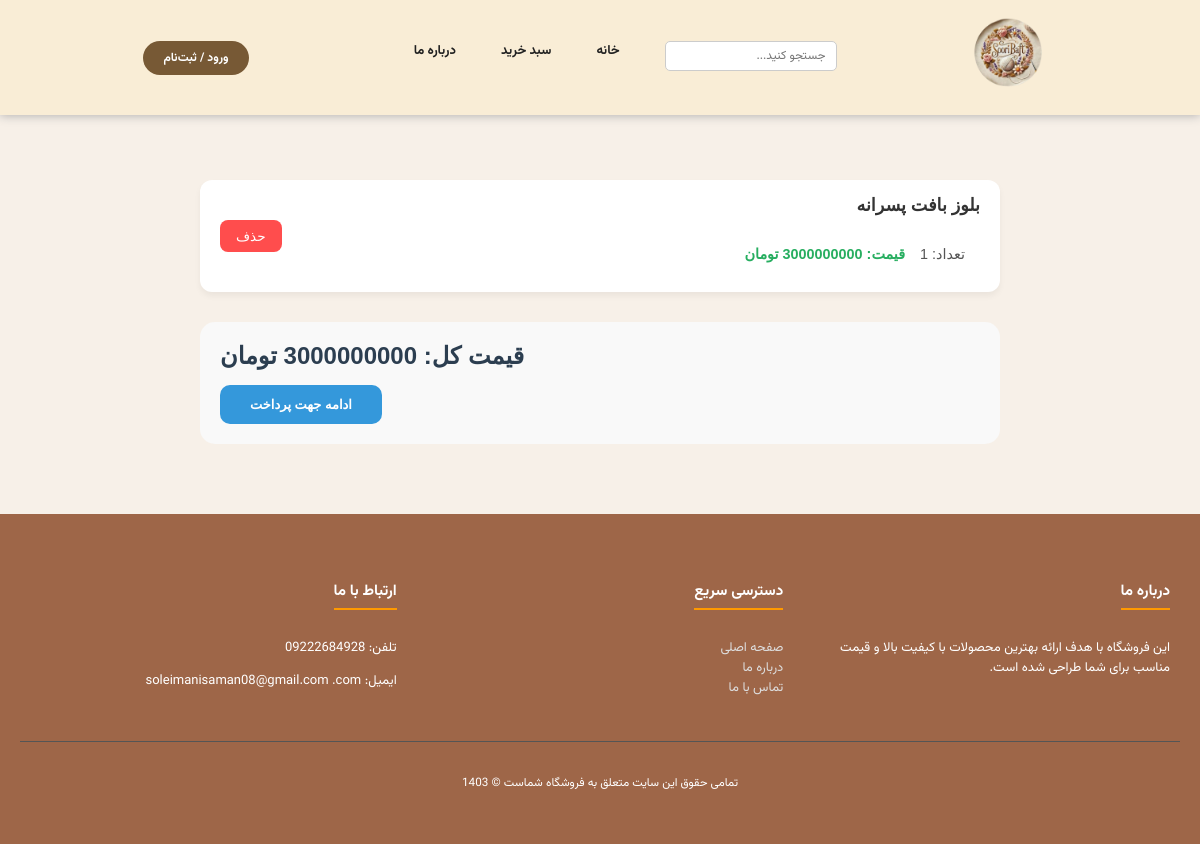
/user/cart (signed in), run on an earlier commit of the app's database.
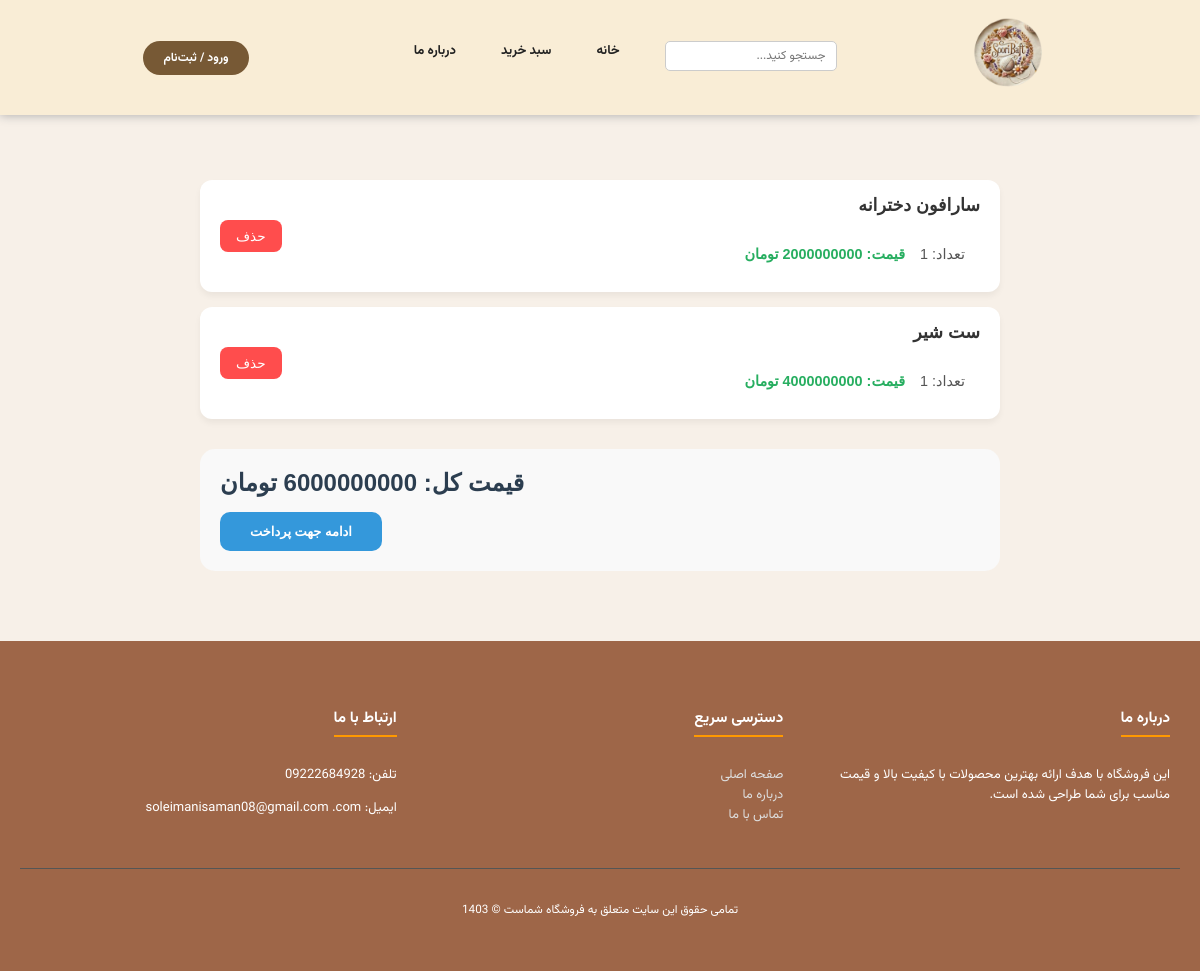
And on a later commit of the database.
### models/cart_item.py (models this page shows)
class CartItem(db.Model):
    __tablename__ = "cart_items"
    id = Column(Integer, primary_key=True)
    cart_id = Column(Integer, ForeignKey('carts.id'), nullable=False)
    product_id = Column(Integer, ForeignKey('products.id'), nullable=False)
    price=Column(Integer)
    quantity =Column(Integer)
    product = db.relationship("Product", backref=backref("cart_items",lazy="dynamic"))
    cart = db.relationship("Cart", backref=backref("cart_items",lazy="dynamic"))

### models/product.py (models this page shows)
class Product(db.Model):
    __tablename__ = "products"
    id = Column(Integer, primary_key=True)
    name = Column(String, unique=True, nullable=False, index=True)
    price = Column(Integer, nullable=False, index=True)
    description = Column(String, nullable=False, index=True)
    active = Column(Integer, nullable=False, index=True)
    category_id = Column(
        Integer,
        ForeignKey("categories.id"),
        nullable=True
    )
    category = db.relationship(
        "Category",
        back_populates="products"
    )

### blueprints/user.py (the view)
@app.route('/user/cart', methods=['GET'])
@login_required
def cart():
    cart = current_user.carts.filter(
        Cart.status == "pending"
    ).first()
    return render_template("user/cart.html", cart=cart)

### app.py (called while the page is built)
@login_manager.user_loader
def load_user(user_id):
    return User.query.get(int(user_id))

### models/cart.py (called while the page is built)
    def total_price(self):
        total=0
        for item in self.cart_items:
            t = item.price * item.quantity
            total +=t
        return total

### templates/user/cart.html (shortened to what this page needs)
{% extends "base.html" %}
{% block body %}
<header>
    <nav>
            <section class="logo">
                <img src="{{ url_for('static', filename='image/logo.png') }}" alt="sooribaaft">
            </section>
        <ul class="nav-links">
            <li class="search-container">
                <form action="/" method="GET">
                    <input type="text" name="search" placeholder="جستجو کنید..." class="search-input">
                </form>
            </li>
            <li><a href="/">خانه</a></li>
            <li><a href="/user/cart">سبد خرید</a></li>
            <li><a href="/about">درباره ما</a></li>
             <li class="auth-item">
            <a href="/user/login" class="auth-btn">ورود / ثبت‌نام</a>
        </li>
        </ul>
    </nav>
</header>
<div class="cart-container">
    {% if cart != None and cart.cart_items|list|length > 0 %}
        {% for cart in current_user.carts | selectattr('status', 'equalto', 'pending') %}
            <div class="cart-wrapper">
                {% for cart_item in cart.cart_items %}
                    <div class="cart-item">
                        <div class="item-details">
                            <span class="product-name">{{ cart_item.product.name }}</span>
                            <span class="product-info">
                                <span class="quantity">تعداد: {{ cart_item.quantity }}</span>
                                <span class="price">قیمت: {{ cart_item.product.price }} تومان</span>
                            </span>
                        </div>
                        <form class="remove-form" action="/remove_from_cart" method="get">
                            <input type="submit" class="btn-remove" value="حذف">
                        </form>
                    </div>
                {% endfor %}
            </div>
        {% endfor %}
        <div class="cart-summary">
            <b class="total-price">قیمت کل: {{cart.total_price()}} تومان</b>
            <div class="actions">
                <a href="/payment" class="btn-checkout">ادامه جهت پرداخت</a>
            </div>
        </div>
    {% else %}
        <div class="empty-cart">
            <p>سبد خرید خالی است ..</p>
        </div>
    {% endif %}
</div>
<footer class="site-footer">
    <div class="footer-container">
        <div class="footer-column">
            <h3>درباره ما</h3>
            <p>این فروشگاه با هدف ارائه بهترین محصولات با کیفیت بالا و قیمت مناسب برای شما طراحی شده است.</p>
        </div>
        <div class="footer-column">
            <h3>دسترسی سریع</h3>
            <ul>
                <li><a href="/">صفحه اصلی</a></li>
                <li><a href="/about">درباره ما</a></li>
                <li><a href="/contact">تماس با ما</a></li>
            </ul>
        </div>
        <div class="footer-column">
            <h3>ارتباط با ما</h3>
            <p>تلفن: 09222684928</p>
            <p>ایمیل: soleimanisaman08@gmail.com
.com</p>
        </div>
    </div>
    <div class="footer-bottom">
        <p>تمامی حقوق این سایت متعلق به فروشگاه شماست &copy; 1403</p>
    </div>
</footer>
{% endblock %}

### templates/base.html (shortened to what this page needs)
<!doctype html>
<html lang="fa" dir="rtl">
<head>
    <link rel="stylesheet" href="https://cdn.jsdelivr.net/npm/swiper@11/swiper-bundle.min.css" />
    <link rel="stylesheet" href="{{ url_for('static', filename='css/index.css') }}">
</head>
<body>
    {% block body %}{% endblock %}
</body>
</html>

### static/css/index.css (style rules this page uses)
body { padding: 0; margin: 0; font-size: 13px; background: #f7f0e8; color: #212121; padding-top: 120px; font-family:Vazirmatn; }
header { width: 100%; text-align: center; }
nav { background-color: #f9edd6; position: fixed; top: 0; right: 0; width: 100%; height: 115px; box-shadow: 0px 0px 10px 0px rgb(169, 168, 168); display: flex; align-items: center; justify-content: center; z-index: 1000; }
nav ul { list-style: none; margin: 0; padding: 0; display: flex; gap: 45px; }
nav ul li a { text-decoration: none; color: #212121; font-weight: bold; }
.search-input { padding: 5px 10px; border: 1px solid #ccc; border-radius: 5px 5px 5px 5px; outline: none; font-family: 'Vazirmatn', sans-serif; font-size: 12px; width: 150px; }
.auth-item { margin-right: 120px; }
.auth-btn { background-color: #775935; color: #ffffff !important; padding: 8px 20px; border-radius: 25px; text-decoration: none; font-weight: bold; font-size: 12px; transition: all 0.3s ease; display: inline-block; }
.logo { margin-left: 120px; }
.logo img { max-width: 100px; max-height: 100px; }
.product-info { padding: 15px; }
.product-name { font-size: 1rem; margin: 0 0 10px 0; color: #333; font-weight: bold; white-space: nowrap; overflow: hidden; text-overflow: ellipsis; }
.site-footer { background-color: rgb(158, 102, 72); color: #fff; padding: 40px 20px; margin-top: 50px; }
.footer-container { display: flex; justify-content: space-around; flex-wrap: wrap; max-width: 1200px; margin: 0 auto; }
.footer-column { flex: 1; min-width: 250px; margin: 10px; }
.footer-column h3 { border-bottom: 2px solid #ff9900; display: inline-block; padding-bottom: 5px; }
.footer-column ul { list-style: none; padding: 0; }
.footer-column ul li a { color: #ddd; text-decoration: none; transition: 0.3s; }
.footer-bottom { text-align: center; border-top: 1px solid #555; margin-top: 20px; padding-top: 20px; font-size: 0.9em; }
html, body { margin: 0; padding: 0; height: 100%; }
body { padding-top: 120px; font-size: 13px; background: #f7f0e8; color: #212121; font-family: 'Vazirmatn', sans-serif; box-sizing: border-box; }
.cart-container { max-width: 800px; margin: 40px auto; padding: 20px; direction: rtl; font-family: 'Tahoma', sans-serif; }
.cart-item { display: flex; justify-content: space-between; align-items: center; background-color: #fff; padding: 15px 20px; margin-bottom: 15px; border-radius: 12px; box-shadow: 0 4px 6px rgba(0, 0, 0, 0.05); transition: transform 0.2s ease; }
.item-details { display: flex; flex-direction: column; gap: 5px; }
.product-name { font-weight: bold; font-size: 1.1rem; color: #333; }
.product-info { font-size: 0.9rem; color: #777; display: flex; gap: 15px; }
.quantity { color: #555; }
.price { color: #27ae60; font-weight: bold; }
.remove-form { margin: 0; }
.btn-remove { background-color: #ff4d4d; color: white; border: none; padding: 8px 16px; border-radius: 8px; cursor: pointer; font-size: 0.85rem; transition: background 0.3s; }
.cart-summary { margin-top: 30px; padding: 20px; background-color: #f9f9f9; border-radius: 15px; text-align: left; display: flex; flex-direction: column; align-items: flex-end; }
.total-price { font-size: 1.5rem; color: #2c3e50; margin-bottom: 15px; }
.btn-checkout { display: inline-block; background-color: #3498db; color: white; text-decoration: none; padding: 12px 30px; border-radius: 10px; font-weight: bold; transition: background 0.3s; }

What changed in the data, as far as the page shows it:
removed CartItem: product.name "بلوز بافت پسرانه", quantity "1", product.price "3000000000", total_price "3000000000"
added CartItem: product.name "سارافون دخترانه", quantity "1", product.price "2000000000", total_price "6000000000"
added CartItem: product.name "ست شیر", quantity "1", product.price "4000000000"
